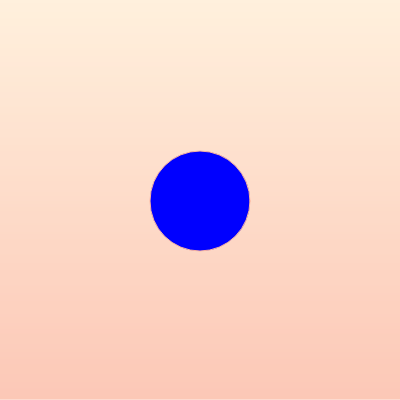
Frame 1 (no input)
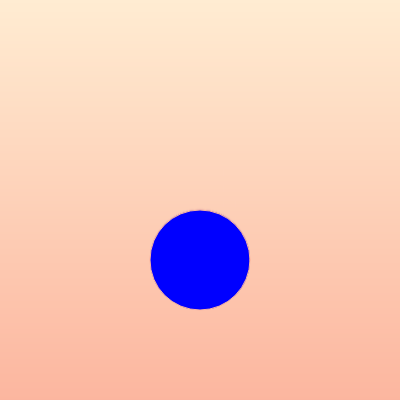
Frame 60 (no input)
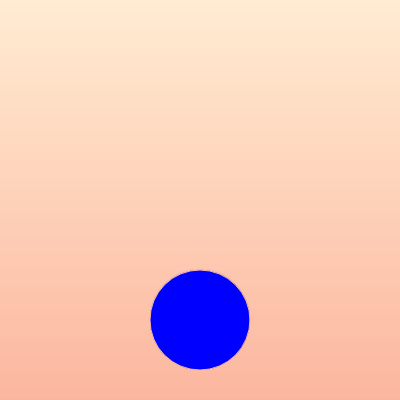
Frame 120 (the mouse pressed at the canvas centre since frame 60)

The p5.js sketch that drew these frames (run headless with seeded random() and noise() and a simulated clock; from frame 60 on, the mouse is pressed at the canvas centre):

// p5.js sketch
// ── sketch.js
let shapeColor = "blue";
let shapeSize = 100;
let x, y;
let xSpeed, ySpeed;

function setup() {
  createCanvas(400, 400);
  noStroke();

  x = width / 2;
  y = height / 2;
  xSpeed = 2;
  ySpeed = 2;
}

function draw() {
  for (let i = 0; i < height; i++) {
    let inter = map(i, 0, height, 0, 1);
    let c = lerpColor(color("#ffecd2"), color("#fcb69f"), inter);
    stroke(c);
    line(0, i, width, i);
  }

  if (shapeColor === "red") {
    moveAngry();
  } else if (shapeColor === "blue") {
    moveSad();
  } else if (shapeColor === "green") {
    moveCalm();
  } else if (shapeColor === "yellow") {
    moveExcited();
  }

  fill(shapeColor);
  ellipse(x, y, shapeSize);
}

function moveAngry() {
  x += random(-5, 5);
  y += random(-5, 5);
}

function moveSad() {
  y += 1;
  if (y > height) y = 0;
}

function moveCalm() {
  // Gentle bouncing
  x += xSpeed;
  y += ySpeed;

  if (x > width || x < 0) xSpeed *= -1;
  if (y > height || y < 0) ySpeed *= -1;
}

function moveExcited() {
  shapeSize = random(80, 150);
}

function mousePressed() {
  shapeColor = random(["red", "green", "blue", "yellow"]);
}

function keyPressed() {
  shapeSize = random(50, 150);
}

// ── style.css
body {
  font-family: 'Baloo 2', cursive;
  text-align: center;
  background-color: #fff5e6;
  color: #333;
  margin: 0;
  padding: 20px;
}

h1 {
  font-family: 'Fredoka One', cursive;
  font-size: 2.5rem;
  color: #ff6f61;
  margin-bottom: 10px;
}

h2 {
  font-family: 'Baloo 2', cursive;
  font-size: 1.5rem;
  color: #ff9f80;
  margin-top: 0;
}

p {
  font-size: 1.2rem;
  line-height: 1.6;
  color: #444;
}

b {
  color: #ff6f61;
}

i {
  color: #ff9f80;
}

body {
  background: linear-gradient(180deg, #ffecd2 0%, #fcb69f 100%);
}
